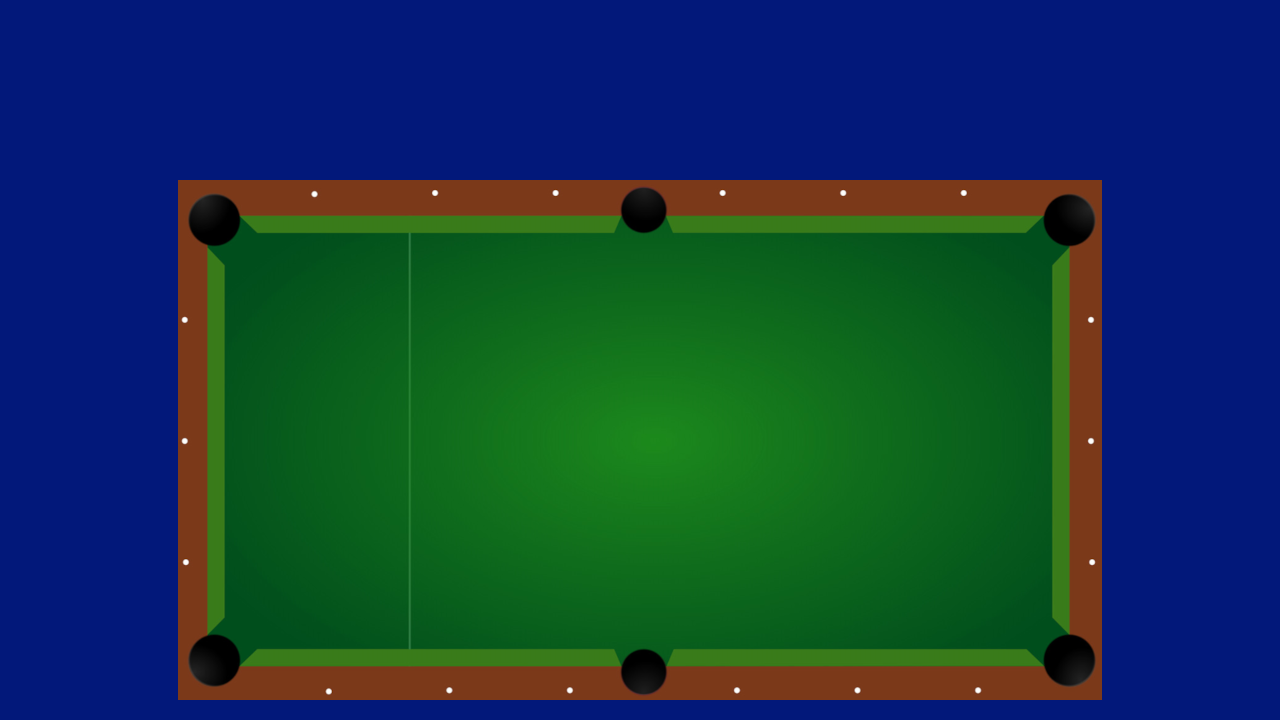

A level layout from a 2D game, rendered from its tile map. Below: a short description, then the map file with tile-grid data replaced by summaries:
An orthogonal 64x36 tile map with 20x20 px tiles, 1 tile layer (background-layer) and 1 object.

<map version="1.9" tiledversion="1.9.0" orientation="orthogonal" renderorder="right-down" width="64" height="36" tilewidth="20" tileheight="20" infinite="0" nextlayerid="3" nextobjectid="8">
 <tileset firstgid="1" source="table and background.tsx" />
 <layer id="1" name="background-layer" width="64" height="36">
  <data>[2304 cells, 2304 non-empty, 2304 distinct tile ids]</data>
 </layer>
 <objectgroup id="2" name="collision-layer">
  <object id="7" x="239.875" y="216.313">
   <polyline points="0,0 16.375,16.1875 374.25,16.4375 381.563,0.125 381.398,-12.0398 391.398,-25.0398 398.034,-28.0398 410.125,-28.0398 418.58,-23.4943 426.034,-11.6761 426.307,0.142045 432.67,16.142 786.58,16.142 803.58,-0.130682 820.398,-20.0398 850.034,-10.5852 848.216,22.0511 829.489,30.233 812.398,48.3239 812.398,400.96 829.216,417.597 853.761,435.597 847.125,462.415 812.67,463.415 803.489,448.778 786.489,432.96 433.489,432.778 426.398,448.96 414.852,475.597 394.034,475.324 381.943,462.142 381.489,447.778 374.489,433.142 16.3977,433.051 -0.693182,449.142 -18.3295,468.233 -47.3295,456.597 -45.2386,427.233 -32.875,418.324 -15.5114,401.051 -15.4205,48.142 -32.6023,28.233 -51.0568,6.6875 -39.6932,-17.5852 -10.2386,-16.6761 0.761364,-0.494318" />
  </object>
 </objectgroup>
</map>